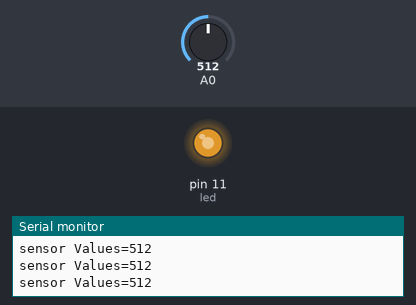
The sketch below on a simulated Arduino Uno, built with avr-gcc and run on an emulated ATmega328P. On the bench: output pins drawn as LEDs (lit = HIGH), the last lines printed to the serial monitor. The test bench sets the inputs (shaded band); at power-on: A0 = 512.

Above: at 1.2 s.
1.3 s: A0 set to 810
At 2.4 s:
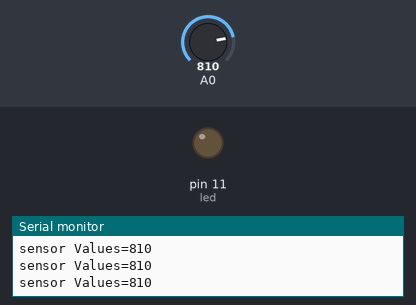
2.8 s: A0 set to 790
At 3.2 s:
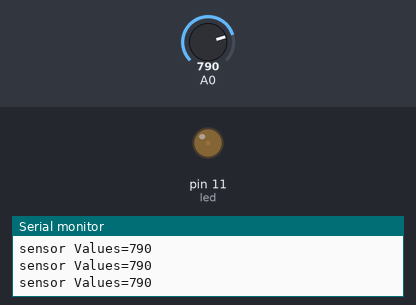
4.3 s: A0 set to 0
At 5.2 s:
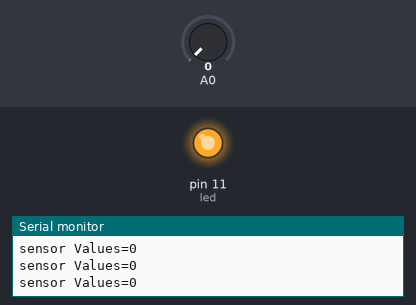
5.8 s: A0 set to 1023
At 7.1 s:
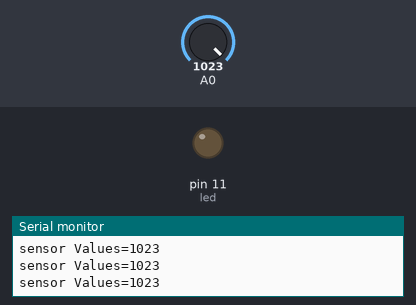
Timing chart, 0 to 8.3 s (numbered marks = the images above; inputs shaded):
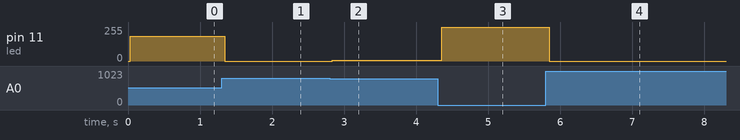

The sketch:

photocaell_limited_fade.ino
```cpp
int sensor;
int led = 11;
void setup() {
  Serial.begin(9600);
  pinMode(led, OUTPUT);
}
void loop() {
  sensor = analogRead(A0);
  Serial.print("sensor Values=");
  Serial.println(sensor);
  delay(30);
  int NewLed = map(sensor, 400, 800, 255, 0);
  analogWrite(led, NewLed);
  if (sensor > 800) {
    analogWrite(led, LOW);
  }
}
```

Measured:
- after the input at 1.3 s, pin 11 (led): 184/255 → 0/255 at once
- after the input at 2.8 s, pin 11 (led): 0/255 → 7/255 at once
- after the input at 4.3 s, pin 11 (led): 7/255 → 254/255 after 0.06 s
- after the input at 5.8 s, pin 11 (led): 254/255 → 0/255 at once
